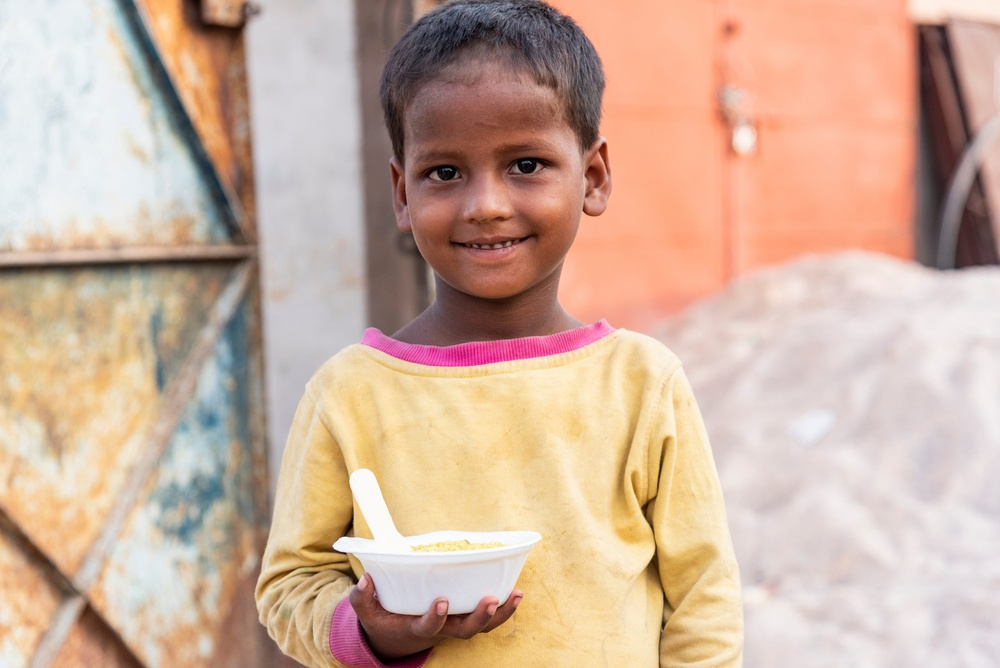
#> input picture media/analisis/desnutricion3.jpg, 1000 x 668 px, shrunk from 2560 x 1709 before the run
$ python -i analisis.py   (imports and definitions only)
#> lines starting #> are read from the running program, lines starting #| are printed output that depends on the picture
#> further down, picture is the input picture: shape (668, 1000, 3); mean B, G, R 158.1, 176.7, 205.9
import cv2
import numpy as np
from scipy.spatial import distance as dist

def analizar_nutricion_facial(imagen):
    try:
        # Cargar clasificadores
        detector_rostro = cv2.CascadeClassifier(cv2.data.haarcascades + 'haarcascade_frontalface_default.xml')
        detector_ojos = cv2.CascadeClassifier(cv2.data.haarcascades + 'haarcascade_eye.xml')

        if detector_rostro.empty() or detector_ojos.empty():
            return None

        # Convertir a escala de grises
        gris = cv2.cvtColor(imagen, cv2.COLOR_BGR2GRAY)
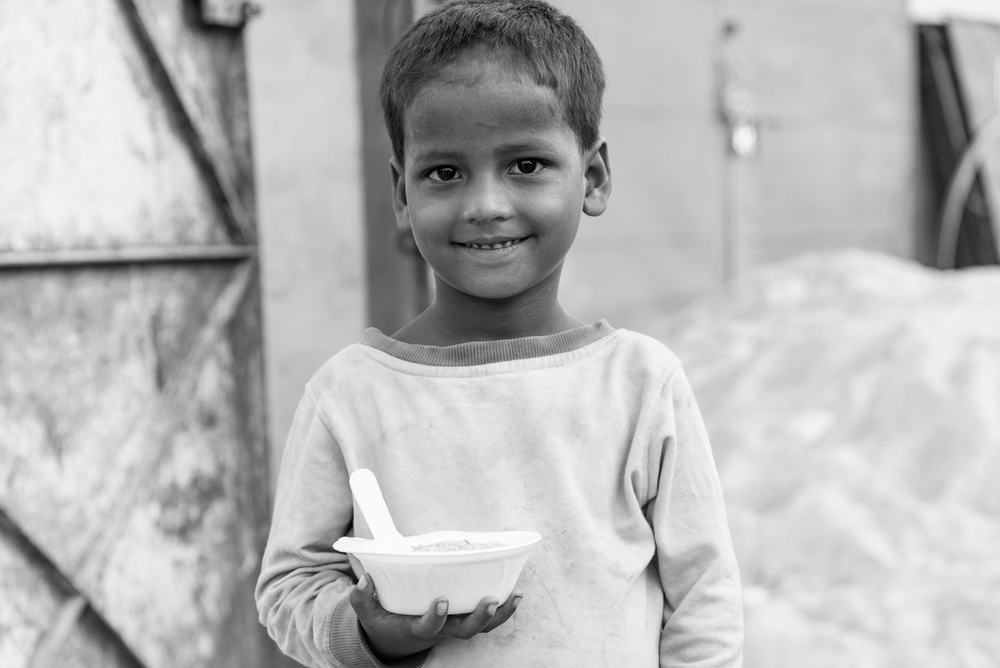
#> gris: shape (668, 1000); min 0, max 255, mean 183.4

        # Detectar rostros
        rostros = detector_rostro.detectMultiScale(gris, scaleFactor=1.1, minNeighbors=5)
#> rostros = [[151, 534, 83, 83], [360, 70, 250, 250]]

        if len(rostros) == 0:
            return None

        # Trabajar con el primer rostro
        x, y, w, h = rostros[0]
#> x = 151; y = 534; w = 83; h = 83

        # Región de interés (ROI) - Rostro
        roi_gris = gris[y:y+h, x:x+w]
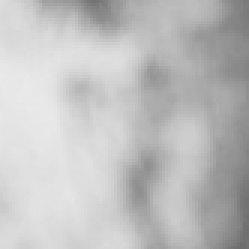
#> roi_gris: shape (83, 83) (shown 3 times larger); min 109, max 234, mean 191.5

        # Detectar ojos en el rostro
        ojos = detector_ojos.detectMultiScale(roi_gris, scaleFactor=1.1, minNeighbors=5)
#> ojos = ()

        if len(ojos) < 2:
            return None

        # Ordenar ojos de izquierda a derecha
        ojos_ordenados = sorted(ojos, key=lambda ojo: ojo[0])

        # Si hay más de 2 ojos detectados, seleccionar los 2 más adecuados
        if len(ojos_ordenados) > 2:
            ojos_ordenados = sorted(ojos_ordenados, key=lambda ojo: ojo[2] * ojo[3], reverse=True)[:2]
            ojos_ordenados = sorted(ojos_ordenados, key=lambda ojo: ojo[0])

        ojo_izq = ojos_ordenados[0]
        ojo_der = ojos_ordenados[1]

        # Calcular centros de los ojos
        centro_ojo_izq = (x + int(ojo_izq[0] + ojo_izq[2]/2), y + int(ojo_izq[1] + ojo_izq[3]/2))
        centro_ojo_der = (x + int(ojo_der[0] + ojo_der[2]/2), y + int(ojo_der[1] + ojo_der[3]/2))

        # Calcular métricas
        distancia_interpupilar = dist.euclidean(centro_ojo_izq, centro_ojo_der)
        ancho_rostro = w
        ratio_ojos_rostro = distancia_interpupilar / ancho_rostro

        altura_mejillas = int(y + h * 2/3)
        pos_mejilla_izq = (x, altura_mejillas)
        pos_mejilla_der = (x + w, altura_mejillas)
        ancho_mejillas = dist.euclidean(pos_mejilla_izq, pos_mejilla_der)
        ratio_mejillas_ojos = ancho_mejillas / distancia_interpupilar

        # Crear imagen con resultados visuales
        imagen_resultado = imagen.copy()

        # Dibujar anotaciones
        cv2.rectangle(imagen_resultado, (x, y), (x+w, y+h), (255, 0, 0), 2)

        for (ex, ey, ew, eh) in ojos_ordenados:
            cv2.rectangle(imagen_resultado, (x + ex, y + ey), (x + ex + ew, y + ey + eh), (0, 255, 0), 2)

        cv2.circle(imagen_resultado, centro_ojo_izq, 5, (0, 0, 255), -1)
        cv2.circle(imagen_resultado, centro_ojo_der, 5, (0, 0, 255), -1)
        cv2.line(imagen_resultado, centro_ojo_izq, centro_ojo_der, (0, 255, 255), 2)
        cv2.line(imagen_resultado, pos_mejilla_izq, pos_mejilla_der, (255, 255, 0), 2)

        # Definir umbrales
        umbral_ratio_ojos_rostro = 0.35
        umbral_ratio_mejillas_ojos = 3.0

        # Evaluación de posibles signos
        signos_desnutricion = []

        if ratio_ojos_rostro > umbral_ratio_ojos_rostro:
            signos_desnutricion.append("Rostro estrecho en proporción a los ojos")

        if ratio_mejillas_ojos < umbral_ratio_mejillas_ojos:
            signos_desnutricion.append("Posible hundimiento de mejillas")

        # Resultado final
        resultado = {
            "ancho_rostro": ancho_rostro,
            "distancia_interpupilar": distancia_interpupilar,
            "ratio_ojos_rostro": ratio_ojos_rostro,
            "ancho_mejillas": ancho_mejillas,
            "ratio_mejillas_ojos": ratio_mejillas_ojos,
            "signos_desnutricion": signos_desnutricion,
            "posible_desnutricion": len(signos_desnutricion) > 0,
            "imagen_resultado": imagen_resultado
        }

        return resultado

    except Exception as e:
        print(f"Error en el análisis: {str(e)}")
        return None

>>> import cv2
>>> picture = cv2.imread('../../media/analisis/desnutricion3.jpg')
>>> result = analizar_nutricion_facial(picture)

$ run again, on media/analisis/desnutricion4.jpg
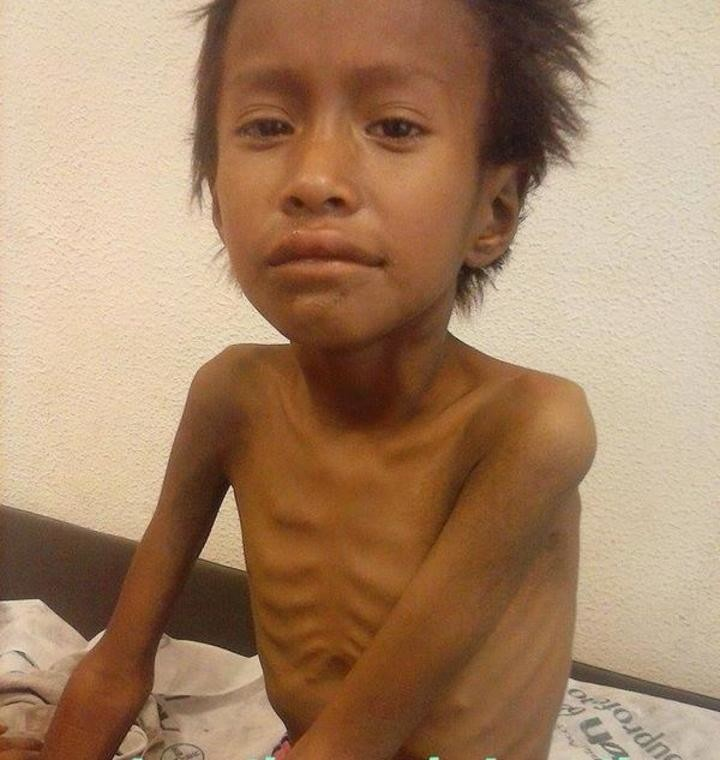
#> input picture media/analisis/desnutricion4.jpg, 720 x 760 px
#> picture is the input picture: shape (760, 720, 3); mean B, G, R 102.9, 132.6, 166.6
#> rostros = [[172, 13, 308, 308]]
#> x = 172; y = 13; w = 308
#> in analizar_nutricion_facial, `roi_gris = gris[y:y+h, x:x+w]`:
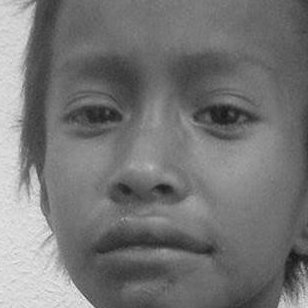
#> roi_gris: shape (308, 308); min 23, max 238, mean 117.5
#> ojos = [[105, 175, 38, 38], [184, 79, 74, 74], [50, 76, 83, 83]]
#> in analizar_nutricion_facial, `ojos_ordenados = sorted(ojos, key=lambda ojo: ojo[0])`: ojos_ordenados = [[50, 76, 83, 83], [105, 175, 38, 38], [184, 79, 74, 74]]
#> in analizar_nutricion_facial, `ojos_ordenados = sorted(ojos_ordenados, key=lambda ojo: ojo[2] * ojo[3..`: ojos_ordenados = [[50, 76, 83, 83], [184, 79, 74, 74]]
#> ojo_izq = [50, 76, 83, 83]
#> ojo_der = [184, 79, 74, 74]
#> centro_ojo_izq = (263, 130)
#> centro_ojo_der = (393, 129)
#> distancia_interpupilar = 130
#> ancho_rostro = 308
#> ratio_ojos_rostro = 0.422
#> altura_mejillas = 218
#> pos_mejilla_izq = (172, 218)
#> pos_mejilla_der = (480, 218)
#> ancho_mejillas = 308
#> ratio_mejillas_ojos = 2.37
#> the loop in analizar_nutricion_facial, `for (ex, ey, ew, eh) in ojos_ordenados:` made 2 passes
#> in analizar_nutricion_facial, `cv2.line(imagen_resultado, pos_mejilla_izq, pos_mejilla_der, (255, 255..`:
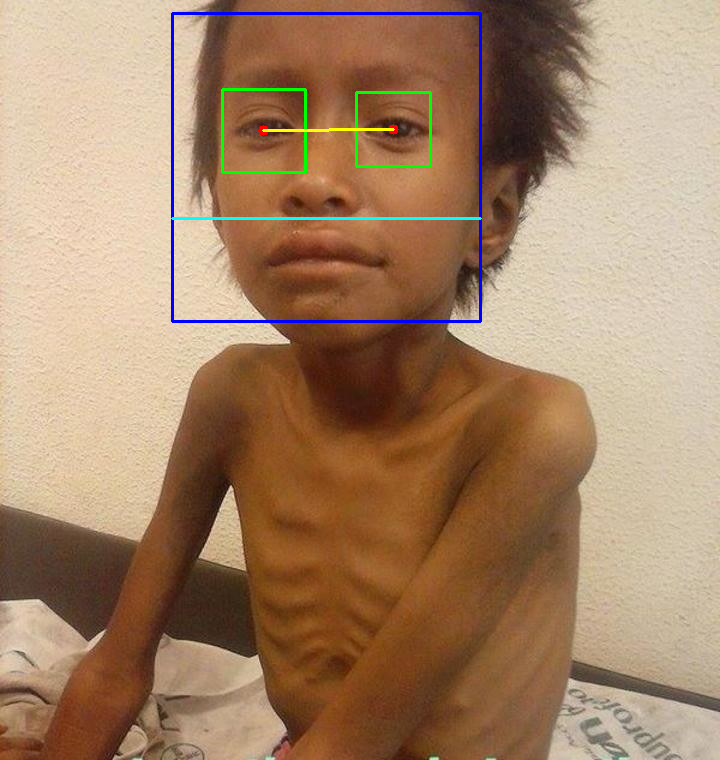
#> imagen_resultado: shape (760, 720, 3); mean B, G, R 104, 132.6, 164.8
#> result = 8 items
